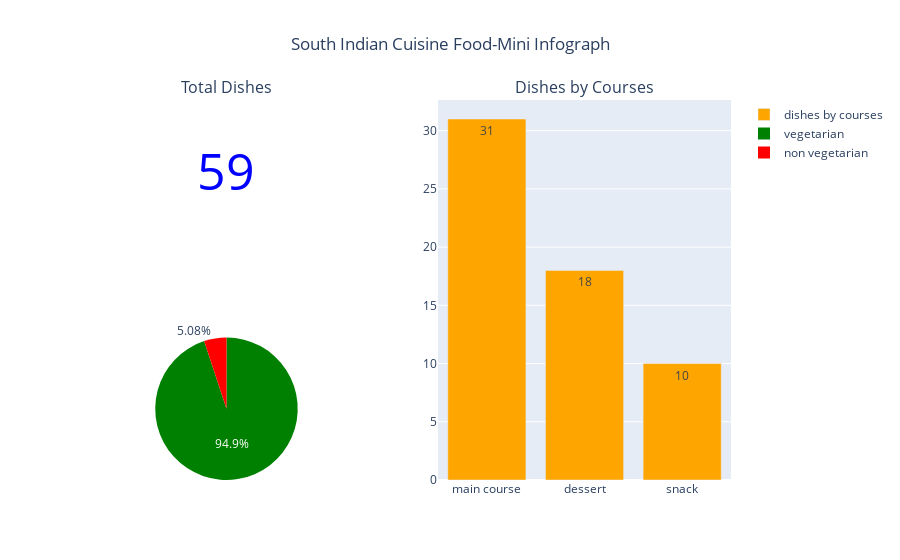

The code cell stored with this chart in its notebook:
### Code cell
south_df = df[df['region']=='South']

total_dishes = south_df.shape[0]

course_df = south_df['course'].value_counts().reset_index()
course_df.columns = ['course','num']

diet_df = south_df['diet'].value_counts().reset_index()
diet_df.columns = ['diet','num']

fig = make_subplots(
    rows=2, cols=2,subplot_titles=('Total Dishes','Dishes by Courses','', ''),
    specs=[[{'type': 'indicator'},{'type': 'bar','rowspan': 2} ],
          [ {'type': 'pie'} , {'type': 'pie'}]])

fig.add_trace(go.Indicator(
    mode = 'number',
    value = int(total_dishes),
    number={'font':{'color': 'blue','size':50}},
),row=1, col=1)


fig.add_trace(go.Bar(
    x=course_df['course'],y=course_df['num'],
    marker={'color': 'orange'},  
    text=course_df['num'],
    name='dishes by courses',
    textposition ='auto'),row=1, col=2)

fig.add_trace(go.Pie(labels=diet_df['diet'], 
                     values=diet_df['num'],textinfo='percent',
                    marker= dict(colors=['green','red'])),row=2, col=1)


fig.update_layout(
    title_text='South Indian Cuisine Food-Mini Infograph',template='plotly',
    title_x=0.5)

fig.show()

### Figure 1 — Plotly figure (JSON) as saved in the notebook; plotly's stock layout.template omitted (floating-point values rounded to 4 significant figures)
{"data": [{"domain": {"x": [0, 0.45], "y": [0.625, 1]}, "mode": "number", "number": {"font": {"color": "blue", "size": 50}}, "type": "indicator", "value": 59}, {"marker": {"color": "orange"}, "name": "dishes by courses", "text": [31, 18, 10], "textposition": "auto", "type": "bar", "x": ["main course", "dessert", "snack"], "xaxis": "x", "y": [31, 18, 10], "yaxis": "y"}, {"domain": {"x": [0, 0.45], "y": [0, 0.375]}, "labels": ["vegetarian", "non vegetarian"], "marker": {"colors": ["green", "red"]}, "textinfo": "percent", "type": "pie", "values": [56, 3]}], "layout": {"annotations": [{"font": {"size": 16}, "showarrow": false, "text": "Total Dishes", "x": 0.225, "xanchor": "center", "xref": "paper", "y": 1, "yanchor": "bottom", "yref": "paper"}, {"font": {"size": 16}, "showarrow": false, "text": "Dishes by Courses", "x": 0.775, "xanchor": "center", "xref": "paper", "y": 1, "yanchor": "bottom", "yref": "paper"}], "title": {"text": "South Indian Cuisine Food-Mini Infograph", "x": 0.5}, "xaxis": {"anchor": "y", "domain": [0.55, 1]}, "yaxis": {"anchor": "x", "domain": [0, 1]}}}
